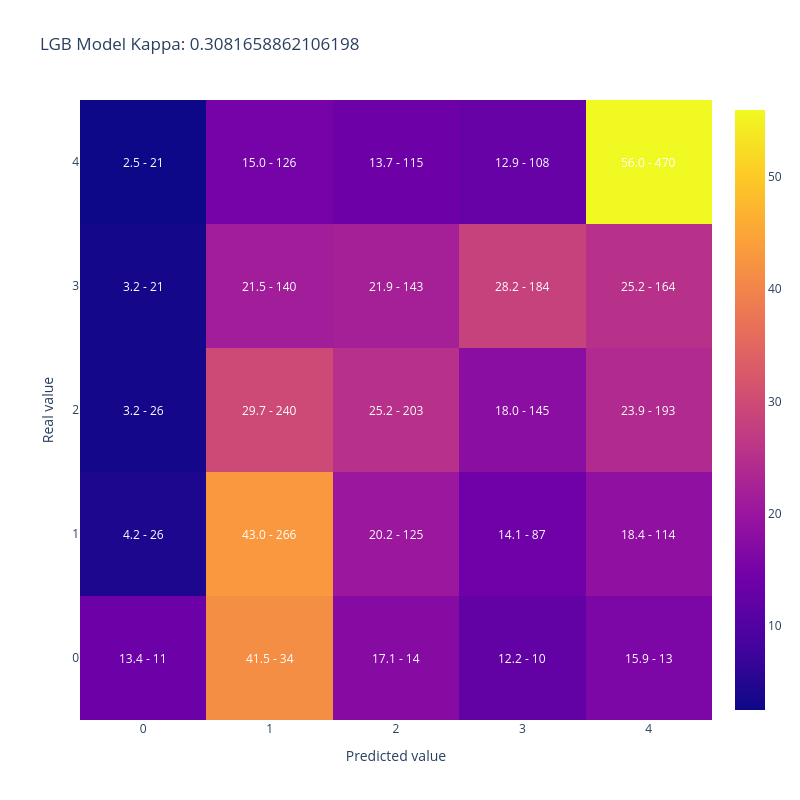

Notebook code cell kept with this figure:
### Code cell
plot_confusion_matrix(merged_datasets['AdoptionSpeed'],
                      merged_datasets['lgb_pred_score'].apply(np.argmax), 
                    title = 'LGB Model Kappa: ' + str(cohen_kappa_score(merged_datasets['AdoptionSpeed'],
                                                                    merged_datasets['lgb_pred_score'].apply(np.argmax), 
                                                                    weights='quadratic')))

### Figure 1 — Plotly figure (JSON) as saved in the notebook; plotly's stock layout.template omitted (floating-point values rounded to 4 significant figures)
{"data": [{"type": "heatmap", "x": [0, 1, 2, 3, 4], "y": [0, 1, 2, 3, 4], "z": [[13.41, 41.46, 17.07, 12.2, 15.85], [4.207, 43.04, 20.23, 14.08, 18.45], [3.222, 29.74, 25.15, 17.97, 23.92], [3.221, 21.47, 21.93, 28.22, 25.15], [2.5, 15.0, 13.69, 12.86, 55.95]]}], "layout": {"annotations": [{"font": {"color": "white"}, "showarrow": false, "text": "13.4 - 11", "x": 0, "xref": "x", "y": 0, "yref": "y"}, {"font": {"color": "white"}, "showarrow": false, "text": "41.5 - 34", "x": 1, "xref": "x", "y": 0, "yref": "y"}, {"font": {"color": "white"}, "showarrow": false, "text": "17.1 - 14", "x": 2, "xref": "x", "y": 0, "yref": "y"}, {"font": {"color": "white"}, "showarrow": false, "text": "12.2 - 10", "x": 3, "xref": "x", "y": 0, "yref": "y"}, {"font": {"color": "white"}, "showarrow": false, "text": "15.9 - 13", "x": 4, "xref": "x", "y": 0, "yref": "y"}, {"font": {"color": "white"}, "showarrow": false, "text": "4.2 - 26", "x": 0, "xref": "x", "y": 1, "yref": "y"}, {"font": {"color": "white"}, "showarrow": false, "text": "43.0 - 266", "x": 1, "xref": "x", "y": 1, "yref": "y"}, {"font": {"color": "white"}, "showarrow": false, "text": "20.2 - 125", "x": 2, "xref": "x", "y": 1, "yref": "y"}, {"font": {"color": "white"}, "showarrow": false, "text": "14.1 - 87", "x": 3, "xref": "x", "y": 1, "yref": "y"}, {"font": {"color": "white"}, "showarrow": false, "text": "18.4 - 114", "x": 4, "xref": "x", "y": 1, "yref": "y"}, {"font": {"color": "white"}, "showarrow": false, "text": "3.2 - 26", "x": 0, "xref": "x", "y": 2, "yref": "y"}, {"font": {"color": "white"}, "showarrow": false, "text": "29.7 - 240", "x": 1, "xref": "x", "y": 2, "yref": "y"}, {"font": {"color": "white"}, "showarrow": false, "text": "25.2 - 203", "x": 2, "xref": "x", "y": 2, "yref": "y"}, {"font": {"color": "white"}, "showarrow": false, "text": "18.0 - 145", "x": 3, "xref": "x", "y": 2, "yref": "y"}, {"font": {"color": "white"}, "showarrow": false, "text": "23.9 - 193", "x": 4, "xref": "x", "y": 2, "yref": "y"}, {"font": {"color": "white"}, "showarrow": false, "text": "3.2 - 21", "x": 0, "xref": "x", "y": 3, "yref": "y"}, {"font": {"color": "white"}, "showarrow": false, "text": "21.5 - 140", "x": 1, "xref": "x", "y": 3, "yref": "y"}, {"font": {"color": "white"}, "showarrow": false, "text": "21.9 - 143", "x": 2, "xref": "x", "y": 3, "yref": "y"}, {"font": {"color": "white"}, "showarrow": false, "text": "28.2 - 184", "x": 3, "xref": "x", "y": 3, "yref": "y"}, {"font": {"color": "white"}, "showarrow": false, "text": "25.2 - 164", "x": 4, "xref": "x", "y": 3, "yref": "y"}, {"font": {"color": "white"}, "showarrow": false, "text": "2.5 - 21", "x": 0, "xref": "x", "y": 4, "yref": "y"}, {"font": {"color": "white"}, "showarrow": false, "text": "15.0 - 126", "x": 1, "xref": "x", "y": 4, "yref": "y"}, {"font": {"color": "white"}, "showarrow": false, "text": "13.7 - 115", "x": 2, "xref": "x", "y": 4, "yref": "y"}, {"font": {"color": "white"}, "showarrow": false, "text": "12.9 - 108", "x": 3, "xref": "x", "y": 4, "yref": "y"}, {"font": {"color": "white"}, "showarrow": false, "text": "56.0 - 470", "x": 4, "xref": "x", "y": 4, "yref": "y"}], "height": 800, "title": {"text": "LGB Model Kappa: 0.3081658862106198"}, "width": 800, "xaxis": {"title": {"text": "Predicted value"}}, "yaxis": {"title": {"text": "Real value"}}}}
